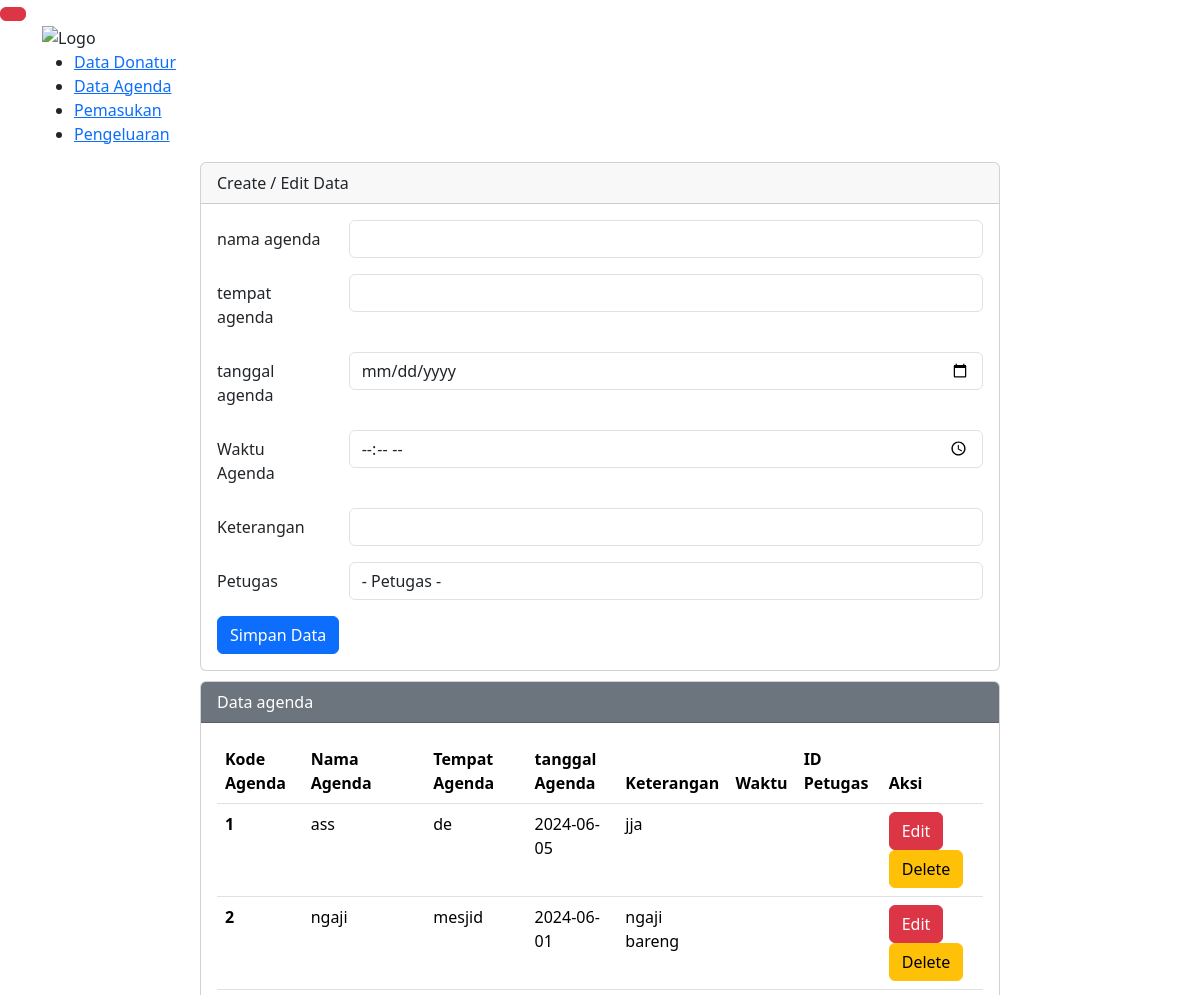
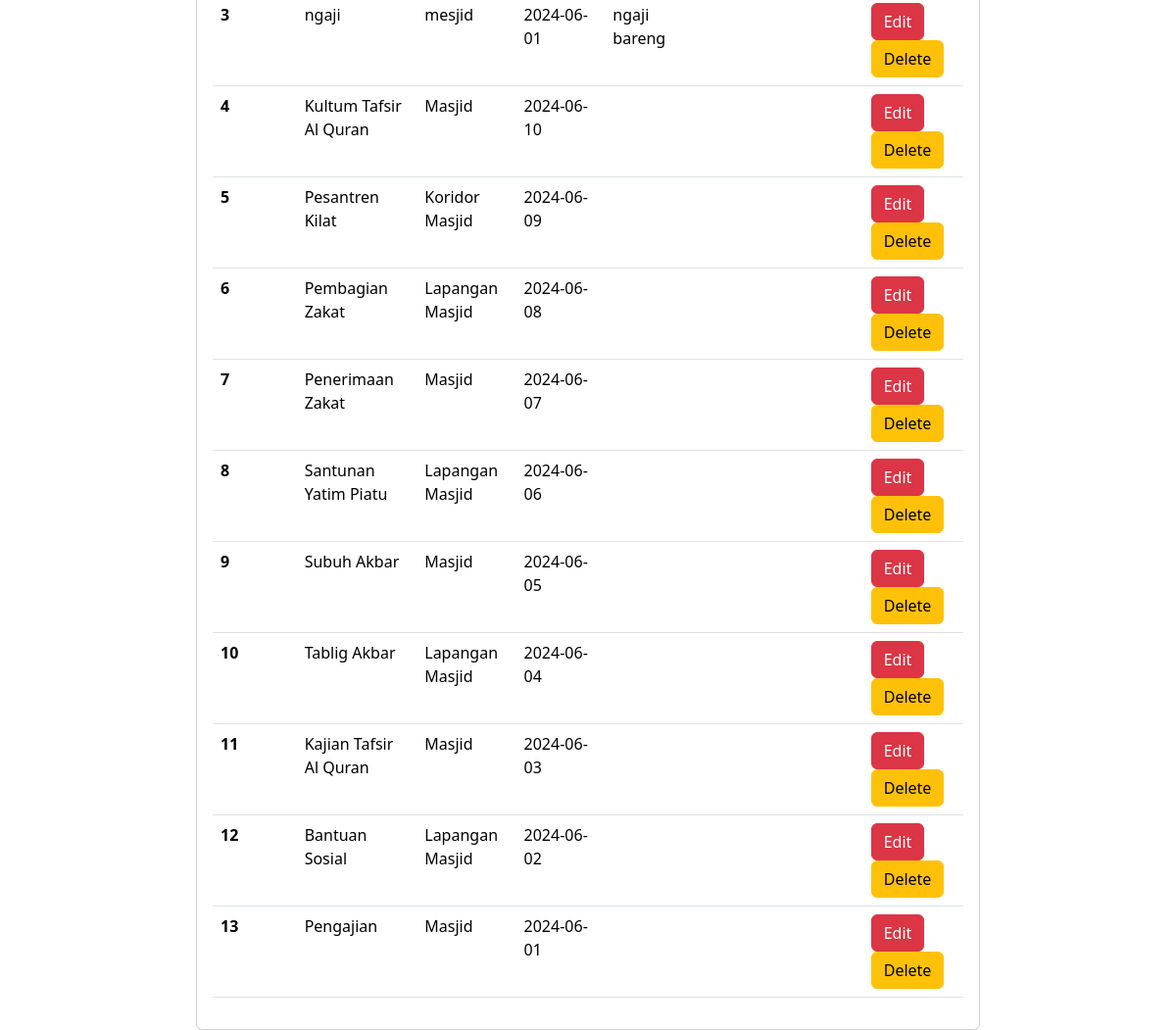
The page /DataAgenda.php on the database its author committed (2 pictures, top to bottom).
### tables this page shows
CREATE TABLE `agenda` (
  `kode_agenda` int(4) NOT NULL,
  `Waktu_Agenda` time DEFAULT NULL,
  `tanggal_agenda` date DEFAULT NULL,
  `nama_agenda` varchar(50) NOT NULL,
  `tempat_agenda` varchar(50) NOT NULL,
  `keterangan` text DEFAULT NULL,
  `id_petugas` int(5) DEFAULT NULL
);

### DataAgenda.php (the view, shortened to what this page needs)
<?php
include 'config.php';
$nama_agenda = "";
$tempat_agenda = "";
$waktu_agenda = "";
$tanggal_agenda = "";
$id_p = "";
$keterangan = "";
$id = "";
?>
<!DOCTYPE html>
<html lang="en">
<head>
    <link href="https://cdn.jsdelivr.net/npm/bootstrap@5.3.3/dist/css/bootstrap.min.css" rel="stylesheet"
>
</head>
<body>
    <a href="DataAgenda.php?op=tambah&id=<?php echo $id ?>"><button type="button" class="btn btn-danger"></button></a>
    <nav>
        <div class="container">
            <img src="images/logo.png" alt="Logo" class="logo">
            <ul class="nav-links">
                <li><a href="DataDonatur.php">Data Donatur</a></li>
                <li><a href="DataAgenda.php">Data Agenda</a></li>
                <li><a href="Pemasukan.php">Pemasukan</a></li>
                <li><a href="pengeluaran.php">Pengeluaran</a></li>
            </ul>
        </div>
    </nav>
    <div class="mx-auto">
        <div class="card">
            <div class="card-header">
                Create / Edit Data
            </div>
            <div class="card-body">
                <form action="" method="POST">
                    <div class="mb-3 row">
                        <label for="nama_agenda" class="col-sm-2 col-form-label">nama agenda</label>
                        <div class="col-sm-10">
                            <input type="text" class="form-control" name="nama_agenda" id="nama_agenda"
                                value="<?php echo $nama_agenda ?>">
                        </div>
                    </div>
                    <div class="mb-3 row">
                        <label for="tempat_agenda" class="col-sm-2 col-form-label">tempat agenda</label>
                        <div class="col-sm-10">
                            <input type="text" class="form-control" name="tempat_agenda" id="tempat_agenda"
                                value="<?php echo $tempat_agenda ?>">
                        </div>
                    </div>
                    <div class="mb-3 row">
                        <label for="tanggal_agenda" class="col-sm-2 col-form-label">tanggal agenda</label>
                        <div class="col-sm-10">
                            <input type="date" class="form-control" name="tanggal_agenda" id="tanggal_agenda"
                                value="<?php echo $tanggal_agenda ?>">
                        </div>
                    </div>
                    <div class="mb-3 row">
                        <label for="waktu_agenda" class="col-sm-2 col-form-label">Waktu Agenda</label>
                        <div class="col-sm-10">
                            <input type="time" class="form-control" name="waktu_agenda" id="waktu_agenda"
                                value="<?php echo $waktu_agenda ?>">
                        </div>
                    </div>
                    <div class="mb-3 row">
                        <label for="keterangan" class="col-sm-2 col-form-label">Keterangan</label>
                        <div class="col-sm-10">
                            <input type="text" class="form-control" name="keterangan" id="keterangan"
                                value="<?php echo $keterangan ?>">
                        </div>
                    </div>
                    <div class="mb-3 row">
                        <label for="id_p" class="col-sm-2 col-form-label">Petugas</label>
                        <div class="col-sm-10">
                            <select class="form-control" name="id_p" id="id_p">
                                <option value="">- Petugas -</option>
                                </select>
                            </div>
                        </div>
                        <div class="col-12">
                            <input type="submit" name="simpan" value="Simpan Data" class="btn btn-primary" />
                        </div>
                    </form>
                </div>
            </div>
            <div class="card">
                <div class="card-header text-white bg-secondary">
                    Data agenda
                </div>
                <div class="card-body">
                    <table class="table">
                        <thead>
                            <tr>
                                <th scope="col">Kode Agenda</th>
                                <th scope="col">Nama Agenda</th>
                                <th scope="col">Tempat Agenda</th>
                                <th scope="col">tanggal Agenda</th>
                                <th scope="col">Keterangan</th>
                                <th scope="col">Waktu</th>
                                <th scope="col">ID Petugas</th>
                                <th scope="col">Aksi</th>
                            </tr>
                        </thead>
                        <tbody>
                            <?php
                                $sql2 = "SELECT * FROM agenda ORDER BY kode_agenda DESC";
                                $q2 = mysqli_query($koneksi, $sql2);
                                $urut = 1;
                                while ($r2 = mysqli_fetch_array($q2)) {
                                    $id = $r2['kode_agenda'];
                                    $nama_agenda = $r2['nama_agenda'];
                                    $tempat_agenda = $r2['tempat_agenda'];
                                    $tanggal_agenda = $r2['tanggal_agenda'];
                                    $keterangan = $r2['keterangan'];
                                    ?>
                            <tr>
                                <th scope="row"><?php echo $urut++ ?></th>
                                <td><?php echo $nama_agenda ?></td>
                                <td><?php echo $tempat_agenda ?></td>
                                <td><?php echo $tanggal_agenda ?></td>
                                <td><?php echo $keterangan ?></td>
                                <td><?php echo $waktu_agenda ?></td>
                                <td><?php echo $id_p ?></td>
                                <td>
                                    <a href="DataAgenda.php?op=edit&id=<?php echo $id ?>"><button type="button"
                                            class="btn btn-danger">Edit</button></a>
                                    <a href="DataAgenda.php?op=delete&id=<?php echo $id ?>"
                                        onclick="return confirm('Apakah Anda yakin ingin menghapus data ini?')"><button
                                            type="button" class="btn btn-warning">Delete</button></a>
                                </td>
                            </tr>
                            <?php
                                }
                                ?>
                    </tbody>
                </table>
            </div>
        </div>
    </div>
</body>
</html>

### DataAgenda.php (style rules this page uses)
.mx-auto { width: 800px }
.card { margin-top: 10px }

### rows shown on the page
agenda: nama_agenda "ass", tempat_agenda "de", tanggal_agenda "2024-06-05", keterangan "jja"
agenda: nama_agenda "ngaji", tempat_agenda "mesjid", tanggal_agenda "2024-06-01", keterangan "ngaji bareng"
agenda: nama_agenda "ngaji", tempat_agenda "mesjid", tanggal_agenda "2024-06-01", keterangan "ngaji bareng"
agenda: nama_agenda "Kultum Tafsir Al Quran", tempat_agenda "Masjid", tanggal_agenda "2024-06-10"
agenda: nama_agenda "Pesantren Kilat", tempat_agenda "Koridor Masjid", tanggal_agenda "2024-06-09"
agenda: nama_agenda "Pembagian Zakat", tempat_agenda "Lapangan Masjid", tanggal_agenda "2024-06-08"
agenda: nama_agenda "Penerimaan Zakat", tempat_agenda "Masjid", tanggal_agenda "2024-06-07"
agenda: nama_agenda "Santunan Yatim Piatu", tempat_agenda "Lapangan Masjid", tanggal_agenda "2024-06-06"
agenda: nama_agenda "Subuh Akbar", tempat_agenda "Masjid", tanggal_agenda "2024-06-05"
agenda: nama_agenda "Tablig Akbar", tempat_agenda "Lapangan Masjid", tanggal_agenda "2024-06-04"
agenda: nama_agenda "Kajian Tafsir Al Quran", tempat_agenda "Masjid", tanggal_agenda "2024-06-03"
agenda: nama_agenda "Bantuan Sosial", tempat_agenda "Lapangan Masjid", tanggal_agenda "2024-06-02"
agenda: nama_agenda "Pengajian", tempat_agenda "Masjid", tanggal_agenda "2024-06-01"
